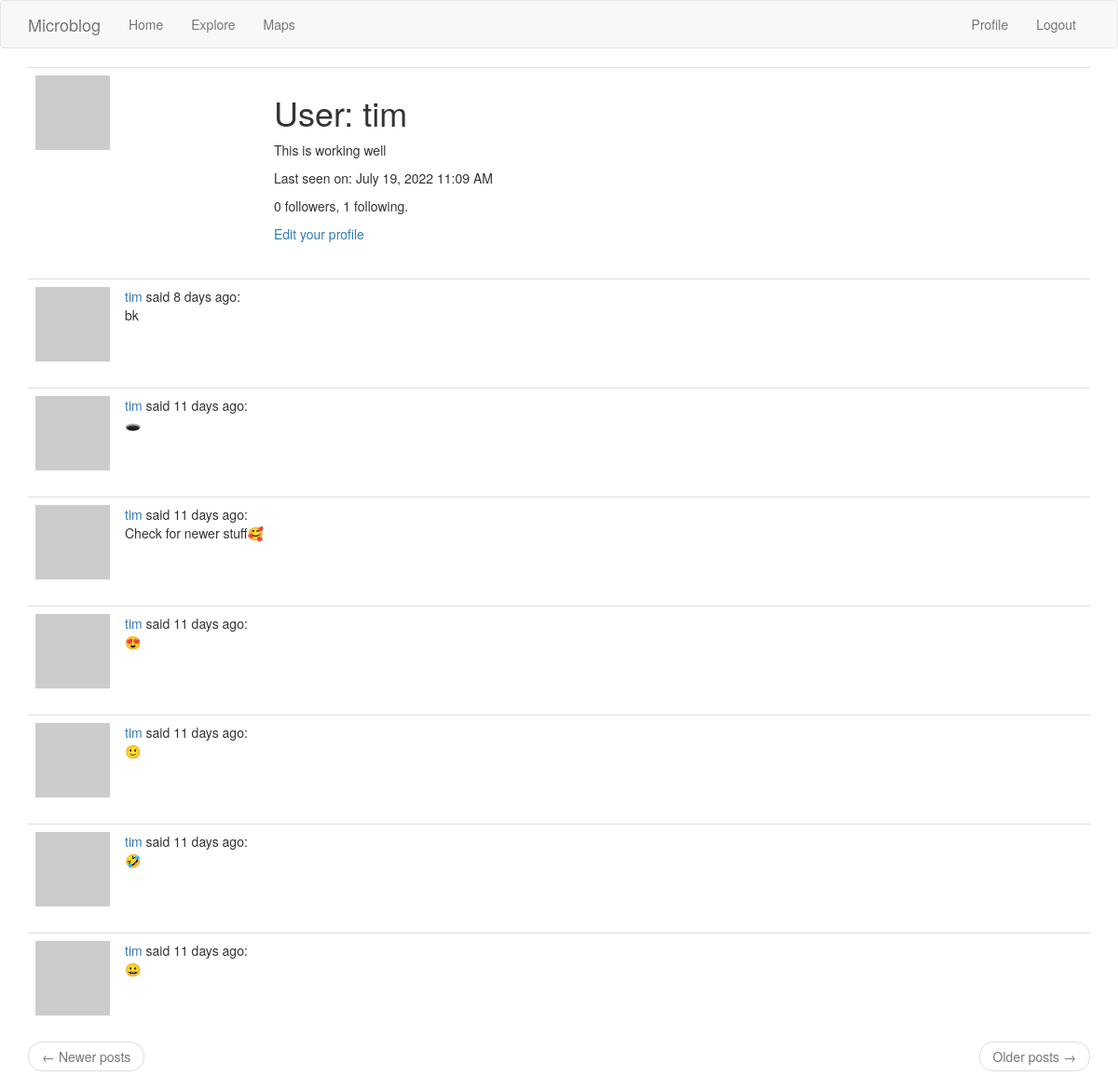
The page /user/tim (signed in) on the database as committed earlier.
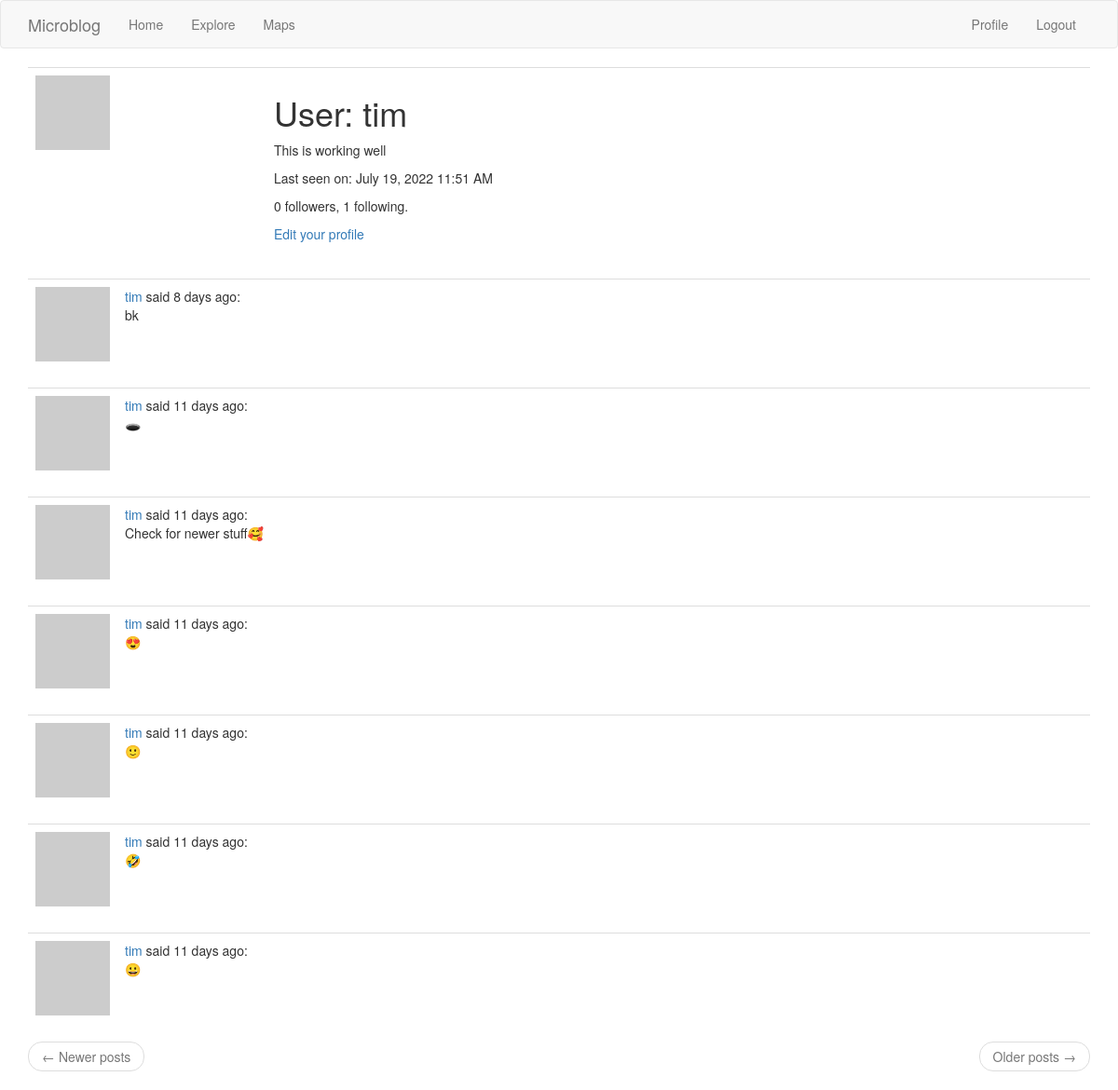
The same page on the database as committed later.
### app/models.py (models this page shows, shortened)
class User(UserMixin, db.Model):
    id = db.Column(db.Integer, primary_key=True)
    username = db.Column(db.String(64), index=True, unique=True)
    email = db.Column(db.String(120), index=True, unique=True)
    password_hash = db.Column(db.String(128))
    posts = db.relationship('Post', backref='author', lazy='dynamic')
    about_me = db.Column(db.String(140))
    last_seen = db.Column(db.DateTime, default=datetime.utcnow)
    def avatar(self, size):
        digest = md5(self.email.lower().encode('utf-8')).hexdigest()
        return 'https://www.gravatar.com/avatar/{}?d=identicon&s={}'.format(
            digest, size)
    followed =db.relationship(
        'User', secondary=followers,
        primaryjoin=(followers.c.follower_id == id),
        secondaryjoin=(followers.c.followed_id == id),
        backref=db.backref('followers', lazy='dynamic'), lazy='dynamic'
    )

### app/routes.py (the view)
@app.route('/user/<username>')
@login_required
def user(username):
    user = User.query.filter_by(username=username).first_or_404()
    page = request.args.get('page', 1, type=int)
    posts = user.posts.order_by(Post.timestamp.desc()).paginate(
        page, app.config['POSTS_PER_PAGE'], False)
    next_url = url_for('user', username=user.username, page=posts.next_num) \
        if posts.has_next else None
    prev_url = url_for('user', username=user.username, page=posts.prev_num) \
        if posts.has_prev else None
    form = EmptyForm()
    return render_template('user.html', user=user,
        posts=posts.items, next_url=next_url, prev_url=prev_url, form=form)

### app/models.py (called while the page is built)
@login.user_loader
def load_user(id):
    return User.query.get(int(id))

### app/routes.py (called while the page is built)
@app.before_request
def before_request():
    if current_user.is_authenticated:
        current_user.last_seen = datetime.utcnow()
        db.session.commit()

### app/templates/user.html (shortened to what this page needs)
{% extends "base.html" %}
{% block app_content %}
    <table class="table table-hover">
        <tr>
            <td width="256px"><img src="{{ user.avatar(256) }}"></td>
            <td>
                <h1>User: {{ user.username }}</h1>
                {% if user.about_me %}<p>{{ user.about_me }}</p>{% endif %}
                {% if user.last_seen %}
                <p>Last seen on: {{ moment(user.last_seen).format('LLL') }}</p>
                {% endif %}
                <p>{{ user.followers.count() }} followers, {{ user.followed.count() }} following.</p>
                {% if user == current_user %}
                <p><a href="{{ url_for('edit_profile') }}">Edit your profile</a></p>
                {% endif %}
            </td>
        </tr>
    </table>
    {% for post in posts %}
        {% include '_post.html' %}
    {% endfor %}
    <nav aria-label="...">
        <ul class="pager">
            <li class="previous{% if not prev_url %} disabled{% endif %}">
                <a href="{{ prev_url or '#' }}">
                    <span aria-hidden="true">&larr;</span> Newer posts
                </a>
            </li>
            <li class="next{% if not next_url %} disabled{% endif %}">
                <a href="{{ next_url or '#' }}">
                    Older posts <span aria-hidden="true">&rarr;</span>
                </a>
            </li>
        </ul>
    </nav>
{% endblock %}

Rows that differ between the two databases and show on the page:
changed User "tim": last_seen "July 19, 2022 11:09 AM" → "July 19, 2022 11:51 AM"
